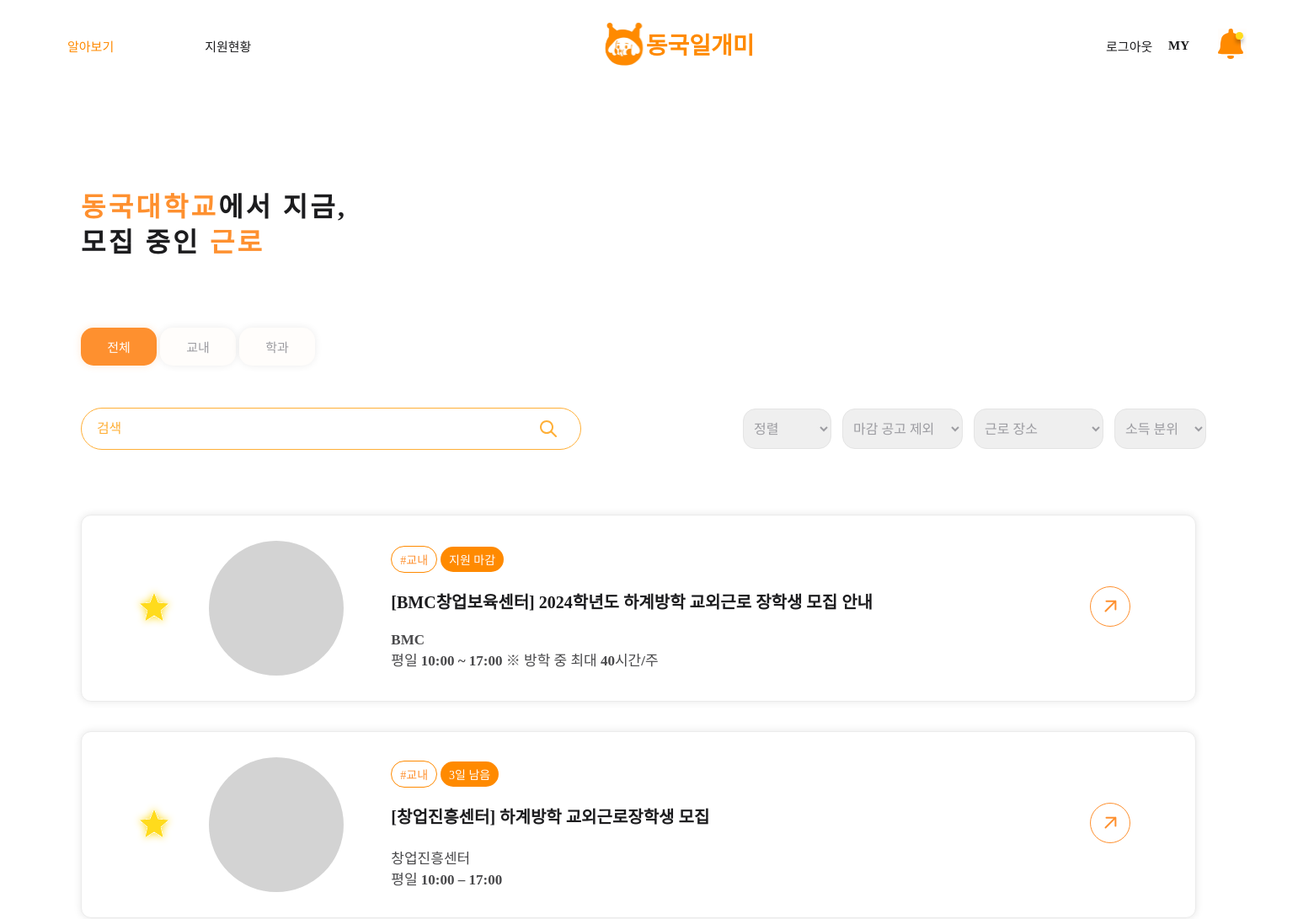
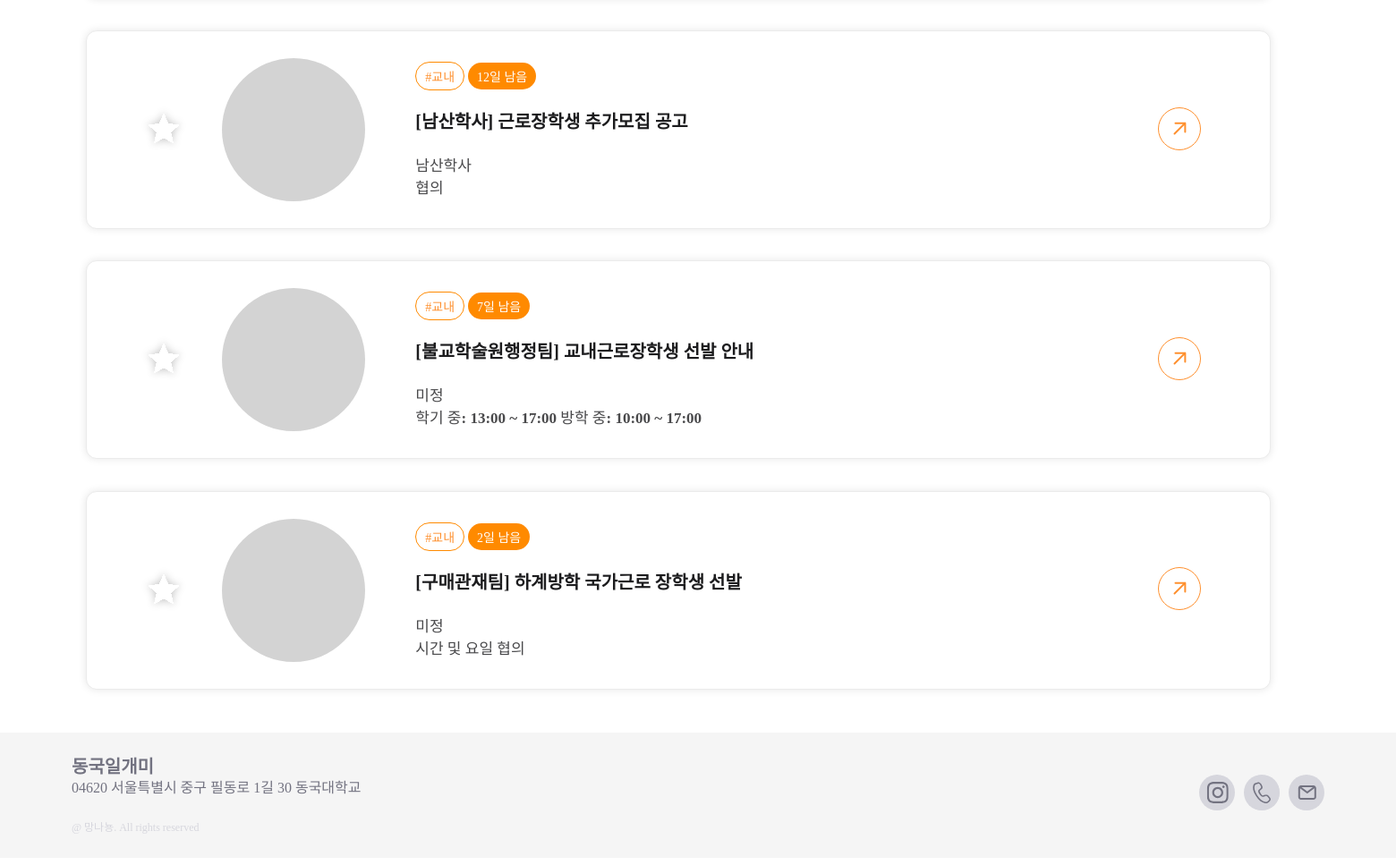
The app's page /mainlistpage/ (signed in) with its own data (2 pictures, top to bottom).
### main/models.py (models this page shows)
class Post(models.Model):
    title = models.CharField(max_length=50)
    building = models.ImageField(upload_to="post/", blank=True, null=True)
    organization = models.CharField(max_length=50, null=True)
    writer = models.CharField(max_length=50)
    department = models.CharField(max_length=50, null=True)
    is_income_bracket = models.PositiveIntegerField(null=False, default=0) #boolean
    is_attending = models.PositiveIntegerField(null=False, default=0) #boolean
    start_date = models.DateField(null=True)
    end_date = models.DateField(null=True)
    deadline = models.DateField(null=True)
    day_left = models.IntegerField(null=True)#남은날짜
    place = models.CharField(max_length=50, blank=False)
    content = models.CharField(max_length=50, blank=False)
    time = models.TextField(max_length=50, null=False)
    recruitment = models.PositiveIntegerField(null=True, default=0)
    wage = models.PositiveIntegerField(null=True, default=0)
    body = models.TextField()
    file = models.ImageField(upload_to="post/", blank=True, null=True)
    pub_date = models.DateTimeField()
    scrap = models.ManyToManyField(User, related_name='scraped', blank=True, default=None)
    scrap_count = models.PositiveIntegerField(default=0)
    inquiry = models.PositiveIntegerField(default=0)
    applicated_count = models.PositiveIntegerField(default=0)

### main/views.py (the view)
# urls.py: path('mainlistpage/', mainlistpage, name="mainlistpage"),
def mainlistpage(request):
    if request.user.is_authenticated:
        department = request.GET.get('depa','')
        keyword = request.GET.get('kw', '')
        sort = request.GET.get('so', '')
        end = request.GET.get('en', '')
        place = request.GET.get('pl', '')
        income = request.GET.get('inc', '')
        posts = Post.objects.all()
        if department == '교내':
            posts = posts.filter(department='교내')
        elif department == '학과':
            posts = posts.filter(~Q(department='교내'))
        if keyword:
            posts = posts.filter(
                Q(title__icontains=keyword) |  # 제목에서 검색
                Q(organization__icontains=keyword) | #기관에서 검색
                Q(body__icontains=keyword)  # 내용에서 검색
            ).distinct()
        print(keyword)
        if end == 'exclude':
            posts = posts.filter(day_left__gte=0) #day_left>=0
        place_mapping = {
            '1': '경영/사회과학관',
            '2': '과학관',
            '3': '다향관',
            '4': '명진관',
            '5': '법학/만해관',
            '6': '본관',
            '7': '신공학관',
            '8': '남산학사',
            '9': '중앙도서관',
            '10': '원흥관',
            '11': '학림관',
            '12': '학술문화관',
            '13': '혜화관',
            '14': '기타'
        }
        if place in place_mapping:
            posts = posts.filter(place=place_mapping[place])
        if income == 'apply':
            posts = posts.filter(is_income_bracket = 1)
        if sort == 'deadline':
            posts = posts.order_by('-deadline','-pub_date')
        elif sort ==  'inquiry':
            posts = posts.order_by('-inquiry','-pub_date')
        elif sort ==  'scrap':
            posts = posts.order_by('-scrap','-pub_date')
        else:
            posts = posts.order_by('-pub_date')
        context = {
            'depa': department,
            'posts': posts,
            'kw': keyword,
            'so': sort,
            'en': end,
            'pl': place,
            'inc': income,
        }
        return render(request,'main/mainlistpage.html', context)
    return redirect('accounts:login')

### main/templates/main/mainlistpage.html (shortened to what this page needs)
{% extends 'base.html' %} {% block content %} {% load static %}
<link
    rel="stylesheet"
    type="text/css"
    href="{% static 'css/main/mainlistpage.css'%}"
/>
<div class="content" id="header">
    <div class="Caption Capital" id="Welcome">
        <p><span class="orange">동국대학교</span>에서 지금,</p>
        <p>모집 중인 <span class="orange">근로</span></p>
    </div>
</div>
<div class="content" id="main1">
        <div id="filter" class="depa">
            <button class="unchecked button Caption" id="all" value="전체" >전체</button>
            <button class="unchecked button Caption" id="oncampus" value="교내" >교내</button>
            <button class="unchecked button Caption" id="department" value="학과">학과</button>
        </div>
    <div id="convenience">
        <div id="textfield" name="textfield">
            <input id="search" type="text" class="form-control kw" placeholder="검색" value="{{ kw|default_if_none:'' }}">
            <button type="submit" id="submit" aria-label="submit"></button>
        </div>
        <div id="selector" name="selector">
            <label for="sort">
                <select id="sort" class="Caption gray thin so" onchange="changeSelect_so(this);">
                    <option value="" {% if so == '' %}selected{% endif %}>정렬</option>
                </select>
            </label>
            <label for="end">
                <select id="end" class="Caption gray thin en" onchange="changeSelect_end(this);">
                    <option value="" {% if en == '' %}selected{% endif %}>마감 공고 제외</option>
                </select>
            </label>
            <label for="place">
                <select id="place" class="Caption gray thin pl" onchange="changeSelect_place(this);">
                    <option value="" {% if pl == '' %}selected{% endif %}>근로 장소</option>
                </select>
            </label>
            <label for="income">
                <select id="income" class="Caption gray thin inc" onchange="changeSelect_income(this);">
                    <option value="" {% if inc == '' %}selected{% endif %}>소득 분위</option>
                </select>
            </label>
        </div>
    </div>
</div>
<div class="content" id="main2">
    {% if posts %}
        {% for post in posts %}
        <div class="card">
            <form action="{% url 'main:scraps' post.id %}" method='POST'>
                <button name="star" class="star" value="none">
                    {% if request.user in post.scrap.all %}
                        <img src="{% static 'images/icons/blink_star.svg' %}"/>
                    {% else %}
                        <img src="{% static 'images/icons/star.svg' %}"/>
                    {% endif %}
                </button>
            </form>
            <span class="photo">
                <span class="architecture"></span>
            </span>
            <span class="detail">
                <div class="information">
                    <span class="info classification small orange">
                        #{{post.department}}
                    </span>
                    <span class="info date small white">
                        {% if post.day_left >= 0 %}
                            {{ post.day_left }}일 남음
                        {% else %}
                            지원 마감
                        {% endif %}
                    </span>
                </div>
                <a class="title Caption big" href="{% url 'main:post-detail' post.id %}">
                    [{{post.organization}}] {{post.title}}
                </a>
                <div class="Caption light up">
                    <div>{{post.place}}</div>
                    <div>{{post.time}}</div>
                </div>
            </span>
            <button type="button" class="more_info">
                <img src="{% static 'images/icons/moreinfo.svg' %}"/>
            </button>
        </div>
        {% endfor %}
    {% endif %}
</div>
{% endblock %}

### project/static/css/shared/topnav.css (style rules this page uses)
.Caption { color: #1C1C1E; font-family: SUIT; font-size: 15px; font-style: normal; font-weight: 550; line-height: normal; }
a { display: inline-block; white-space: nowrap; text-decoration-line: none; }
.gray { color: #9C9CA1; }

### project/static/css/main/mainlistpage.css (style rules this page uses)
.content { display: flex; flex-direction: column; width: 100%; max-width: 1400px; margin-left: 2em; gap: 10px; }
@media (min-width: 1051px) { .content { align-items: start; justify-content: center; } }
#header { margin-top: 6em; }
#main1 { margin-top: 4em; }
#convenience { display: flex; margin-top: 2.5em; align-items: center; }
#textfield { display: flex; width: 36em; height: 3em; -webkit-box-align: center; align-items: center; -webkit-box-pack: justify; justify-content: space-between; padding-left: 1em; border-radius: 50px; border: 1px solid #FFAF36; }
#search { width: 32em; font-family: SUIT; font-size: 16px; font-style: normal; font-weight: 500; line-height: normal; border: none; outline: none; background-color: inherit; font-size: 16px; letter-spacing: -0.33px; }
#submit { position: relative; width: 24px; height: 24px; margin: 16px 26px 11px 10px; bottom: 3px; background: url(../../images/icons/search.svg) 0px 0px no-repeat; }
#selector { margin-left: 12em; display:flex; gap: 13px; }
#main2 { margin-top: 4.8em; gap: 2.2em; }
.unchecked { border: 1px solid #E4E4E4; background-color: #FFFDFB; box-shadow: 0px 0px 10px 0px rgba(0, 0, 0, 0.08); color: #9C9CA1; }
.checked { border: none; background-color: #FE902F; box-shadow: 0px 0px 10px 0px rgba(254, 144, 47, 0.20); color: #FFF; }
.button { width: 6em; height: 3em; border: none; border-radius: 1em; }
.card { display:flex; width: 82.625em; height: 13.75em; flex-shrink: 0; border-radius: 0.75em; border: 1px solid #EBEBEB; background: #FFF; box-shadow: 0px 0px 10px 0px rgba(0, 0, 0, 0.10); align-items: center; }
.star { margin-left: 4em; }
.photo { margin-left: 2em; }
.architecture { display:flex; width: 10em; height: 10em; border-radius:50%; background-color: #D3D3D3; }
.detail { margin-left: 3.5em; margin-right: 6.25em; }
.information { margin-bottom: 19px; }
.information .info { display: inline-block; }
.classification { display: flex; padding: 5px 10px; justify-content: center; align-items: center; gap: 8px; flex-shrink: 0; border-radius: 30px; border: 1px solid #FF8A00; background: #FFF; }
.date { display: flex; padding: 5px 10px; justify-content: center; align-items: center; gap: 8px; flex-shrink: 0; border-radius: 30px; background: #FF8A00; }
.more_info { margin-left: auto; margin-right: 5.31em; }
input { display:inline-block; }
button { background-color: #FFF; border:none; cursor: pointer; }
input::placeholder { color:#FFAF36 }
label { display: inline-flex; align-items: flex-end; }
select { display: flex; height: 3em; padding-left:0.5em; padding-right: 1em; justify-content: flex-end; align-items: center; border-radius: 15px; border: 1px solid #E4E4E4; cursor: pointer; }
.Capital { font-size: 32px; font-style: normal; font-weight: 700; line-height: 10px; letter-spacing: 3.2px; }
.orange { color:#FE902F; }
.white { color: #FFF; }
.gray { color: #9C9CA1 }
.thin { font-size: 16px; font-weight: 500; }
.small { font-size: 14px; font-weight: 500; }
.big { font-size: 20px; font-weight: 600; }
.light { color: rgba(28, 28, 30, 0.80); font-size: 17px; }
.up { margin-top: 22px; }

### records on screen
Post: department "교내", day_left "지원 마감", organization "BMC창업보육센터", title "2024학년도 하계방학 교외근로 장학생 모집 안내", place "BMC", time "평일 10:00 ~ 17:00 ※ 방학 중 최대 40시간/주"
Post: department "교내", day_left "3", organization "창업진흥센터", title "하계방학 교외근로장학생 모집", place "창업진흥센터", time "평일 10:00 – 17:00"
Post: department "교내", day_left "12", organization "남산학사", title "근로장학생 추가모집 공고", place "남산학사", time "협의"
Post: department "교내", day_left "7", organization "불교학술원행정팀", title "교내근로장학생 선발 안내", place "미정", time "학기 중: 13:00 ~ 17:00 방학 중: 10:00 ~ 17:00"
Post: department "교내", day_left "2", organization "구매관재팀", title "하계방학 국가근로 장학생 선발", place "미정", time "시간 및 요일 협의"
